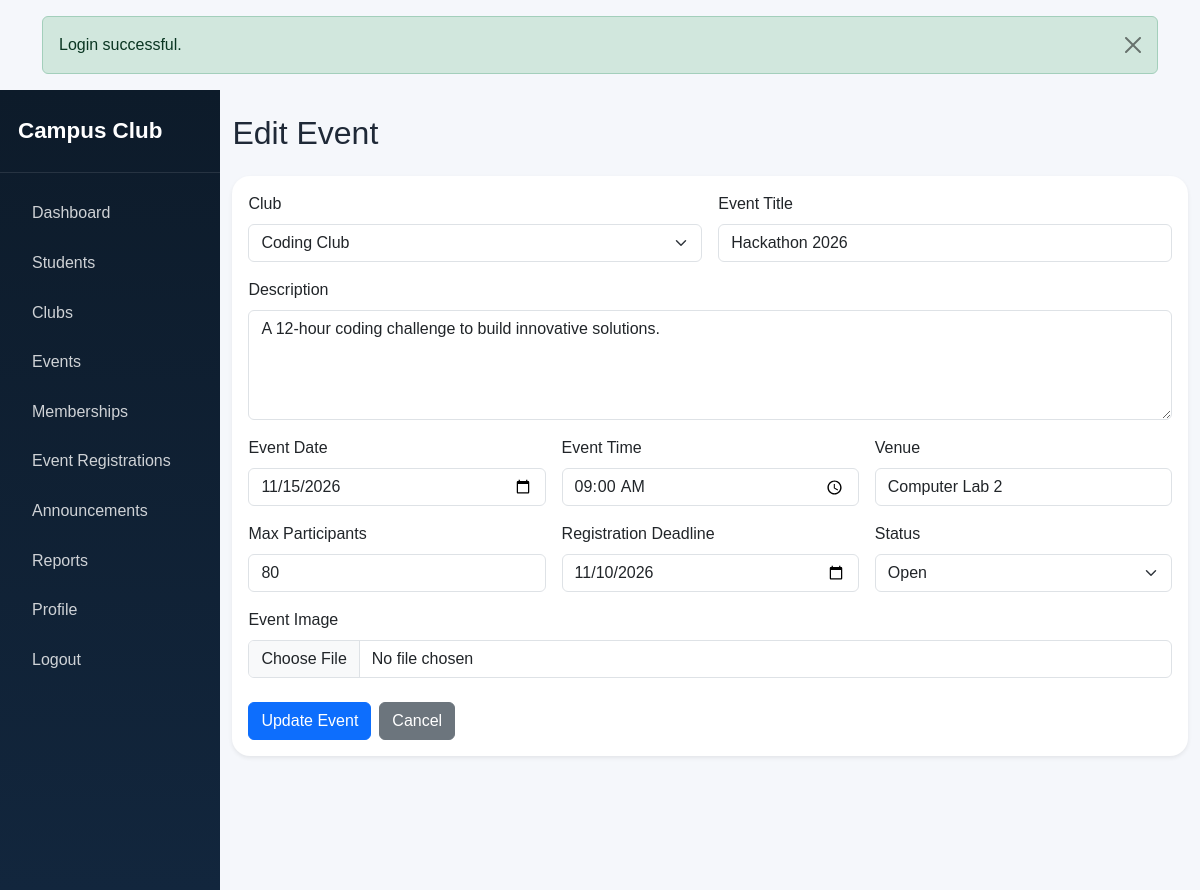
Page /admin/edit_event.php?id=1 (signed in) on the committed database.
### tables this page shows
CREATE TABLE `events` (
  `id` INT AUTO_INCREMENT PRIMARY KEY,
  `club_id` INT NOT NULL,
  `title` VARCHAR(180) NOT NULL,
  `description` TEXT NOT NULL,
  `event_date` DATE NOT NULL,
  `event_time` TIME NOT NULL,
  `venue` VARCHAR(180) NOT NULL,
  `max_participants` INT NOT NULL,
  `registration_deadline` DATE NOT NULL,
  `image` VARCHAR(255) DEFAULT NULL,
  `status` ENUM('open','closed') NOT NULL DEFAULT 'open',
  `created_at` TIMESTAMP DEFAULT CURRENT_TIMESTAMP,
  FOREIGN KEY (`club_id`) REFERENCES `clubs`(`id`) ON DELETE CASCADE,
  INDEX `idx_event_date` (`event_date`),
  INDEX `idx_event_title` (`title`)
);

CREATE TABLE `clubs` (
  `id` INT AUTO_INCREMENT PRIMARY KEY,
  `name` VARCHAR(150) NOT NULL,
  `description` TEXT NOT NULL,
  `category` VARCHAR(100) NOT NULL,
  `faculty_coordinator` VARCHAR(150) NOT NULL,
  `contact_email` VARCHAR(150) NOT NULL,
  `meeting_location` VARCHAR(180) NOT NULL,
  `meeting_schedule` VARCHAR(120) NOT NULL,
  `image` VARCHAR(255) DEFAULT NULL,
  `status` ENUM('active','inactive') NOT NULL DEFAULT 'active',
  `created_at` TIMESTAMP DEFAULT CURRENT_TIMESTAMP,
  INDEX `idx_club_category` (`category`),
  INDEX `idx_club_name` (`name`)
);

### config/auth.php (called while the page is built, shortened)
<?php
function e($value): string
{
    return htmlspecialchars((string)$value, ENT_QUOTES, 'UTF-8');
}

### admin/edit_event.php (the view, shortened to what this page needs)
<?php
require_once __DIR__ . '/../config/auth.php';
include __DIR__ . '/../includes/header.php';
$pdo = getPDO();
$id = (int)($_GET['id'] ?? 0);
$event = $pdo->prepare('SELECT * FROM events WHERE id = ?');
$event->execute([$id]);
$eventData = $event->fetch();
$clubs = $pdo->query('SELECT * FROM clubs WHERE status = "active" ORDER BY name')->fetchAll();
?>
<div class="d-flex">
    <?php include __DIR__ . '/../includes/sidebar.php'; ?>
    <main class="main-content">
        <div class="container py-4">
            <h2 class="mb-4">Edit Event</h2>
            <div class="card shadow-sm border-0">
                <div class="card-body">
                    <form method="POST" enctype="multipart/form-data">
                        <div class="row g-3">
                            <div class="col-md-6"><label class="form-label">Club</label><select class="form-select" name="club_id" required>
                                <?php foreach ($clubs as $club): ?><option value="<?= (int)$club['id'] ?>" <?= (int)$club['id'] === (int)$eventData['club_id'] ? 'selected' : '' ?>><?= e($club['name']) ?></option><?php endforeach; ?>
                            </select></div>
                            <div class="col-md-6"><label class="form-label">Event Title</label><input type="text" name="title" class="form-control" value="<?= e($eventData['title']) ?>" required></div>
                            <div class="col-md-12"><label class="form-label">Description</label><textarea name="description" class="form-control" rows="4" required><?= e($eventData['description']) ?></textarea></div>
                            <div class="col-md-4"><label class="form-label">Event Date</label><input type="date" name="event_date" class="form-control" value="<?= e($eventData['event_date']) ?>" required></div>
                            <div class="col-md-4"><label class="form-label">Event Time</label><input type="time" name="event_time" class="form-control" value="<?= e($eventData['event_time']) ?>" required></div>
                            <div class="col-md-4"><label class="form-label">Venue</label><input type="text" name="venue" class="form-control" value="<?= e($eventData['venue']) ?>" required></div>
                            <div class="col-md-4"><label class="form-label">Max Participants</label><input type="number" name="max_participants" class="form-control" min="1" value="<?= e($eventData['max_participants']) ?>" required></div>
                            <div class="col-md-4"><label class="form-label">Registration Deadline</label><input type="date" name="registration_deadline" class="form-control" value="<?= e($eventData['registration_deadline']) ?>" required></div>
                            <div class="col-md-4"><label class="form-label">Status</label><select name="status" class="form-select"><option value="open" <?= $eventData['status'] === 'open' ? 'selected' : '' ?>>Open</option></select></div>
                            <div class="col-md-12"><label class="form-label">Event Image</label><input type="file" name="image" class="form-control"></div>
                        </div>
                        <div class="mt-4 d-flex gap-2">
                            <button type="submit" class="btn btn-primary">Update Event</button>
                            <a href="<?= BASE_URL ?>/admin/events.php" class="btn btn-secondary">Cancel</a>
                        </div>
                    </form>
                </div>
            </div>
        </div>
    </main>
</div>
<?php include __DIR__ . '/../includes/footer.php'; ?>

### assets/css/style.css (style rules this page uses)
.card { border-radius: 18px; }
.main-content { width: 100%; min-height: 100vh; background: #f5f7fb; }

### rows in the picture
events: club_id "Coding Club", title "Hackathon 2026", description "A 12-hour coding challenge to build innovative solutions.", event_date "11/15/2026", event_time "09:00:00", venue "Computer Lab 2", max_participants "80", registration_deadline "11/10/2026", status "Open"

### other values in the picture
$message "Login successful."
